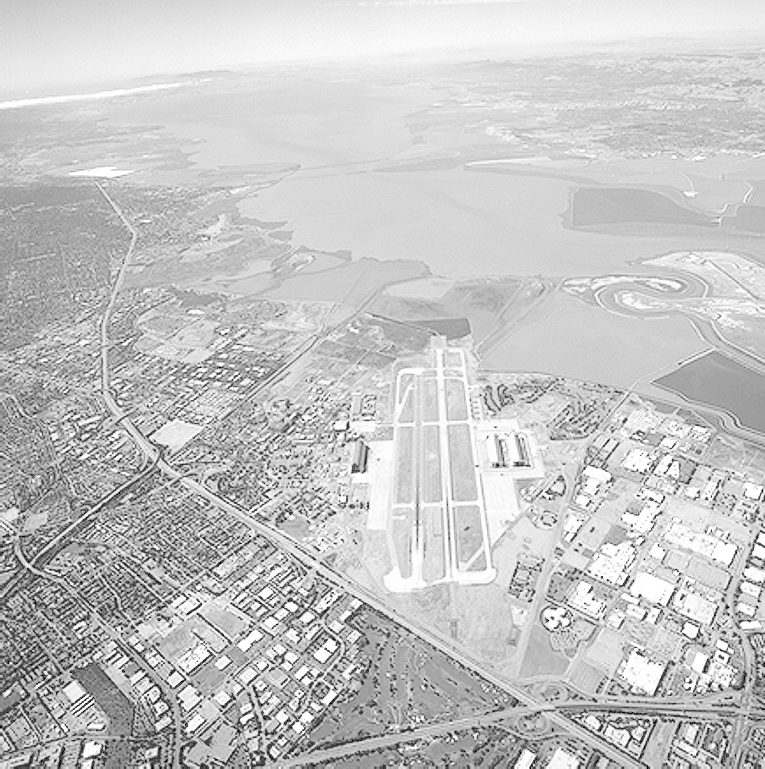
#> input picture iMAGE_PROCESSING_CLASSWORK_PRACTISE/padding.tif, 765 x 769 px
$ python QUIZ2_dip.py   (older library calls are emulated)
#> lines starting #> are read from the running program, lines starting #| are printed output that depends on the picture
#> further down, image is the input picture: shape (769, 765, 3); min 0, max 255, mean 197.1
import cv2
import numpy as np
import matplotlib.pylab as plt
def webam():
    CameraObject = cv2.VideoCapture(0)
    fps = CameraObject.get(cv2.CAP_PROP_FPS)
    size = ((CameraObject.get(cv2.CAP_PROP_FRAME_WIDTH),(cv2.CAP_PROP_FRAME_HEIGHT)))
    success , frame = CameraObject.read()
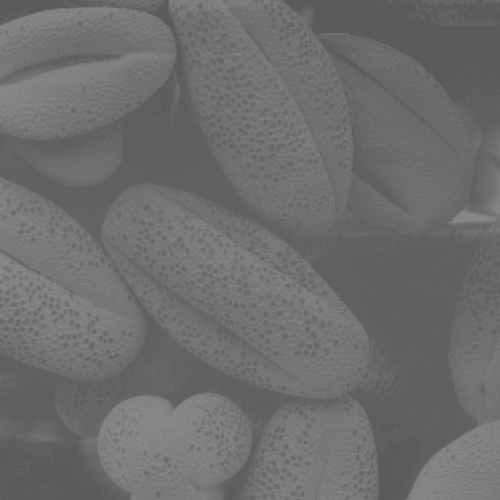
#> input picture iMAGE_PROCESSING_CLASSWORK_PRACTISE/enhan.tif, 500 x 500 px, given in place of the camera
#> frame is the input picture: shape (500, 500, 3); min 91, max 138, mean 109.1
    num_of_Frames = fps*1500-1
    while success and num_of_Frames > 0:
       #cv2.imshow("vedio",frame)
       concatination(frame)
       # grey_image = cv2.cvtColor(frame, cv2.COLOR_BGR2GRAY)
       success,frame=CameraObject.read()
       cv2.waitKey(1)
       num_of_Frames-=1
def SobelEdgeDetection1(img):
    xsobel = np.array([[-1,0,1],[-2,0,2],[-1,0,1]])
    ysoble = np.array([[-1,-2,-1],[0,0,0],[1,2,1]])
    filtImage_x = cv2.filter2D(img,-1,xsobel)
    filtImage_y = cv2.filter2D(img, -1, ysoble)
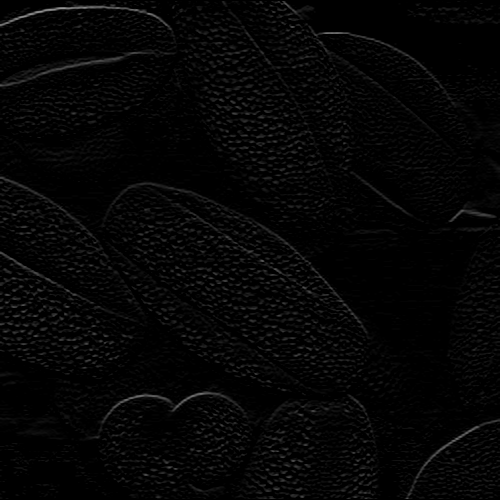
#> filtImage_y: shape (500, 500); min 0, max 149, mean 5.2
    return filtImage_y
    # [4 lines of commented-out code are left out]
def SobelEdgeDetection2(img):
    xsobel = np.array([[-1,0,1],[-2,0,2],[-1,0,1]])
    ysoble = np.array([[-1,-2,-1],[0,0,0],[1,2,1]])
    filtImage_x = cv2.filter2D(img,-1,xsobel)
    filtImage_y = cv2.filter2D(img, -1, ysoble)
    return filtImage_x
def laplacianEdgeDetecotor(img):
    filt_image = cv2.Laplacian(img,ksize=1,scale=None,ddepth=cv2.CV_16S)
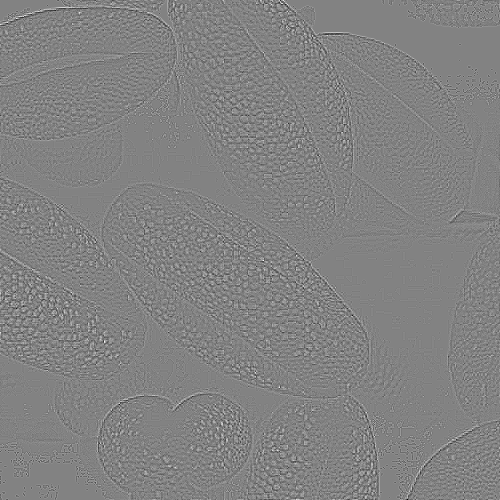
#> filt_image: shape (500, 500) int16; min -45, max 43, mean 0; drawn with min black and max white
    filt_image = cv2.convertScaleAbs(filt_image)
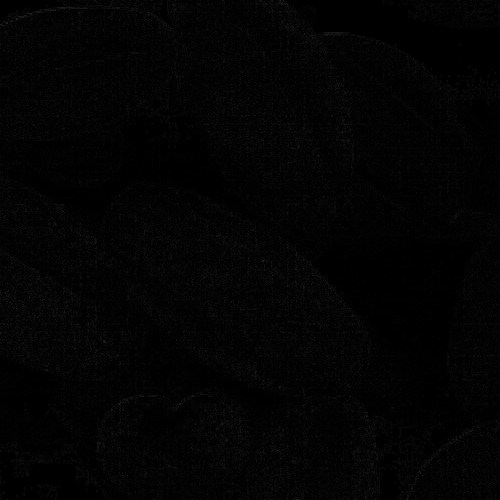
#> filt_image: shape (500, 500); min 0, max 45, mean 3.2
    return  filt_image
    # cv2.imshow("laplace",filt_image)
    # cv2.waitKey(-1)
#laplacianEdgeDetecotor(grey_image)
def cannydetectro(img):
    filt_image = cv2.Canny(img,threshold1=10,threshold2=200)
    return  filt_image
#cannydetectro(grey_image)
def concatination(im):
    grey_image = cv2.cvtColor(im, cv2.COLOR_BGR2GRAY)
    im1=SobelEdgeDetection1(grey_image)
    im3=laplacianEdgeDetecotor(grey_image)
    im2=SobelEdgeDetection1(grey_image)
    hconcat_img1 = cv2.hconcat([grey_image,im1])
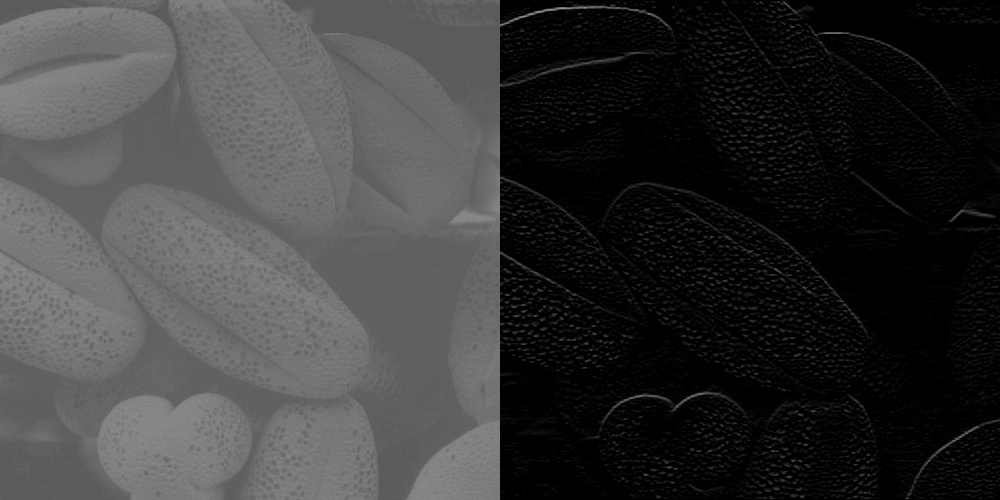
#> hconcat_img1: shape (500, 1000); min 0, max 149, mean 57.1
    hconcat_img2 = cv2.hconcat([im2,im3])
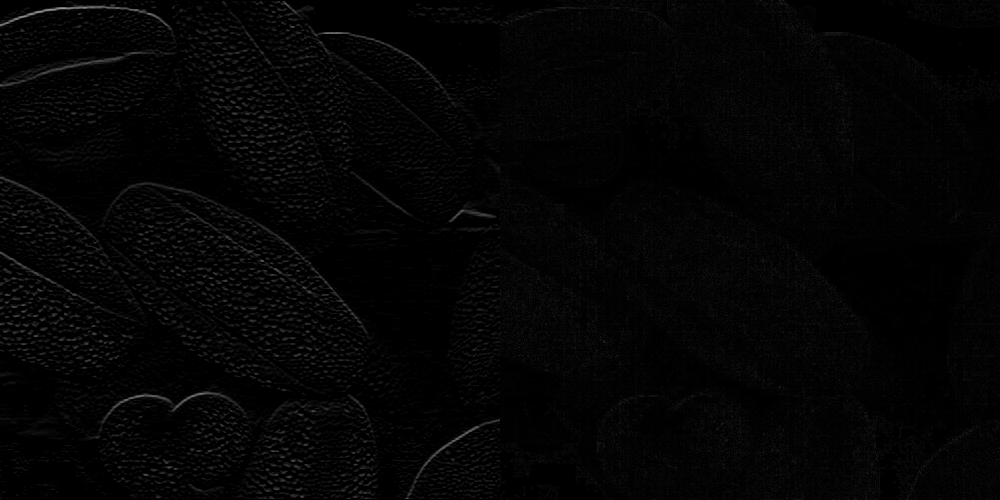
#> hconcat_img2: shape (500, 1000); min 0, max 149, mean 4.2
    vconcat = cv2.vconcat([hconcat_img1,hconcat_img2])
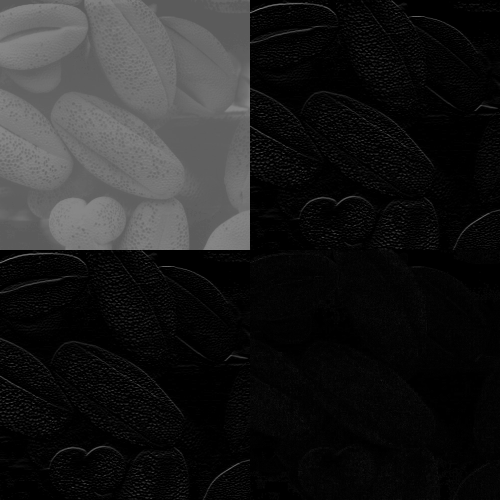
#> vconcat: shape (1000, 1000) (shown at 1/2 size); min 0, max 149, mean 30.7
    cv2.imshow("output",vconcat)
    cv2.waitKey(1)
image = cv2.imread("padding.tif")
#concatination(image)
webam()
